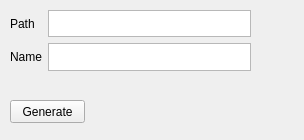
<?xml version="1.0" encoding="UTF-8"?>
<ui version="4.0">
 <class>CreateClass</class>
 <widget class="QWidget" name="CreateClass">
  <property name="geometry">
   <rect>
    <x>0</x>
    <y>0</y>
    <width>304</width>
    <height>140</height>
   </rect>
  </property>
  <property name="windowTitle">
   <string>Form</string>
  </property>
  <widget class="QWidget" name="gridLayoutWidget">
   <property name="geometry">
    <rect>
     <x>10</x>
     <y>10</y>
     <width>241</width>
     <height>61</height>
    </rect>
   </property>
   <layout class="QGridLayout" name="gridLayout">
    <item row="2" column="1">
     <widget class="QTextEdit" name="NameValue"/>
    </item>
    <item row="1" column="1">
     <widget class="QTextEdit" name="PathValue"/>
    </item>
    <item row="1" column="0">
     <widget class="QLabel" name="Path">
      <property name="baseSize">
       <size>
        <width>10</width>
        <height>0</height>
       </size>
      </property>
      <property name="text">
       <string>Path</string>
      </property>
     </widget>
    </item>
    <item row="2" column="0">
     <widget class="QLabel" name="Name">
      <property name="text">
       <string>Name</string>
      </property>
     </widget>
    </item>
   </layout>
  </widget>
  <widget class="QPushButton" name="pushButton">
   <property name="geometry">
    <rect>
     <x>10</x>
     <y>100</y>
     <width>75</width>
     <height>23</height>
    </rect>
   </property>
   <property name="text">
    <string>Generate</string>
   </property>
  </widget>
 </widget>
 <resources/>
 <connections/>
</ui>
